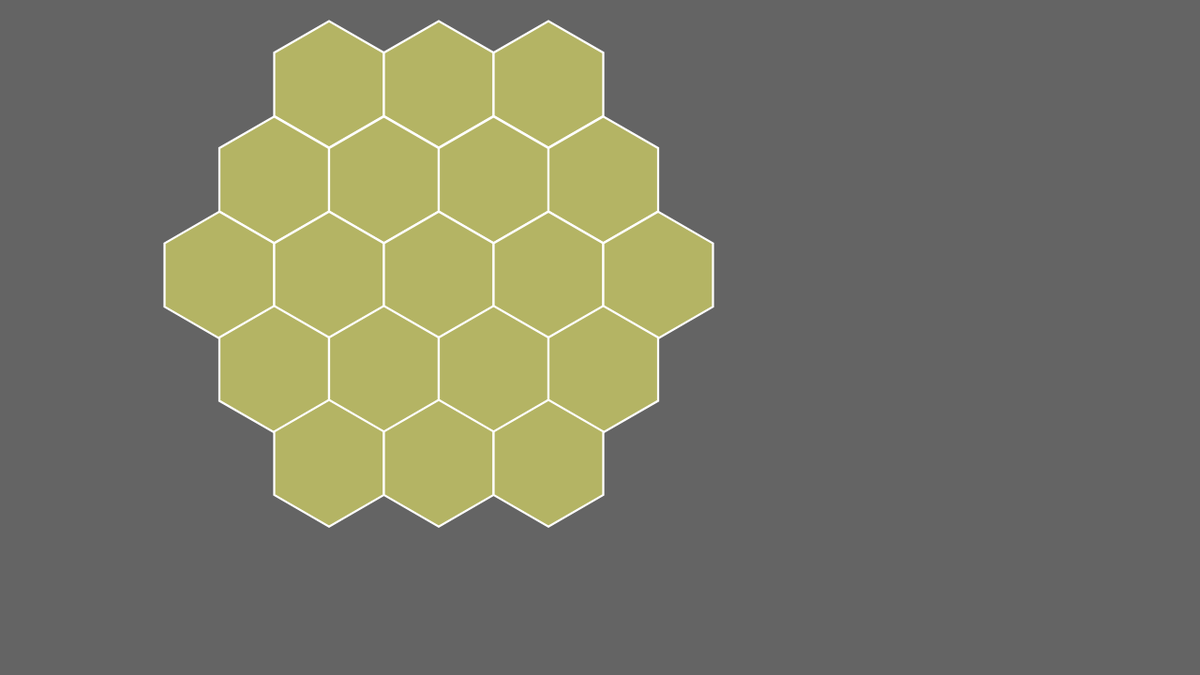
Frame 1 (no input)
Frame 60 (no input): identical to frame 1, image omitted
Frame 120 (the mouse pressed at the canvas centre since frame 60): identical to frame 1, image omitted

The p5.js sketch that drew this single still picture (run headless with seeded random() and noise() and a simulated clock; from frame 60 on, the mouse is pressed at the canvas centre):

// p5.js sketch
// ── sketch.js

function setup() { 
  createCanvas(1280, 720);
} 

function draw() { 
  background(100);
  stroke(0);
  strokeWeight(2);
  stroke(0);
  strokeWeight(2);
//translateX, translateY, scale
  let s = 0.45
  let shift = true
  
  /*
  for(let j = 0; j < height; j += 230*s){
    for(let i = 0; i < width; i += 260*s){
      let iaux = i
      if(shift) iaux += 65 * s * 2
      hexagon(iaux, j, s);
    }
    shift = !shift
  }
  */
  
  for(let i = 260*s*3; i < 260*s*6; i += 260*s){
    hexagon(i, 100*2*s, s);
  }
  for(let i = 260*s*2; i < 260*s*6; i += 260*s){
    hexagon(i + 65 * s * 2, 142*3*s, s);
  }
  for(let i = 260*s*2; i < 260*s*7; i += 260*s){
    hexagon(i, 163*4*s, s);
  }
  for(let i = 260*s*2; i < 260*s*6; i += 260*s){
    hexagon(i + 65 * s * 2, 175*5*s, s);
  }
  for(let i = 260*s*3; i < 260*s*6; i += 260*s){
    hexagon(i, 183*6*s, s);
  }
  
  
}

function hexagon(transX, transY, s) {
  stroke(255);
  strokeWeight(5);
  fill(180, 180, 100);
  push();
  translate(transX, transY);
  scale(s);
  beginShape();
	vertex(-75, -130);
	vertex(75, -130);
	vertex(150, 0);
	vertex(75, 130);
  vertex(-75, 130);
	vertex(-150, 0);
  rotate(radians(90))
	endShape(CLOSE); 
	pop();
}
